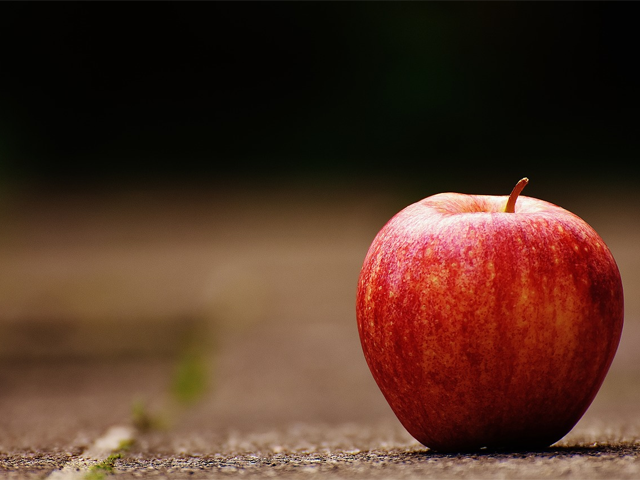
#> input picture data/apple.png, 640 x 480 px
$ python 5_2n.py
#> lines starting #> are read from the running program, lines starting #| are printed output that depends on the picture
#!/usr/bin/env python
import cv2
import numpy as np

file = 'data/apple.png'
win_name = 'CastTest'
types = {
    'uint8': np.uint8,   # as is
    'int8': np.int8,
    'uint16': np.uint16,
    'float32': np.float32
}

src = cv2.imread(file)
#> src is the input picture: shape (480, 640, 3); mean B, G, R 37, 51, 81.3
cv2.namedWindow(win_name)

for type, val in types.items():
    dst = src.astype(val)
    # 表現範囲外はクリッピングされるので、255*255 でも赤と解釈される (uint16対策)
    cv2.putText(dst, type, (20, 50),  cv2.FONT_HERSHEY_SIMPLEX, 1, (0, 0, 255*255))
    cv2.imshow(win_name, dst)
    cv2.waitKey()
#> this loop made 4 passes
#> pass 1, `cv2.imshow(win_name, dst)`:
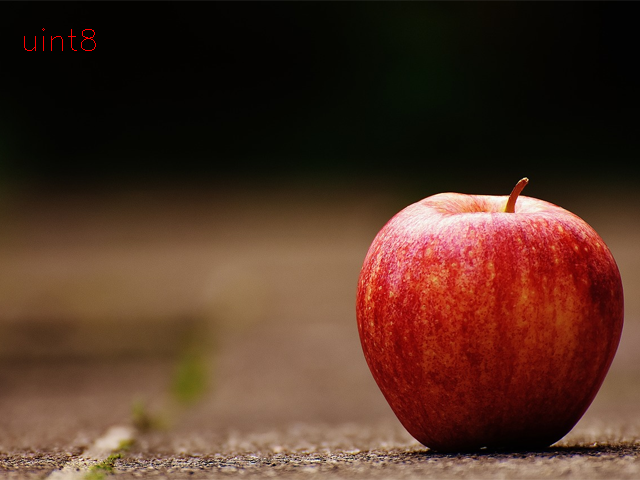
#> window 'CastTest': shape (480, 640, 3); mean B, G, R 37, 51, 81.5
#> pass 2, `cv2.imshow(win_name, dst)`:
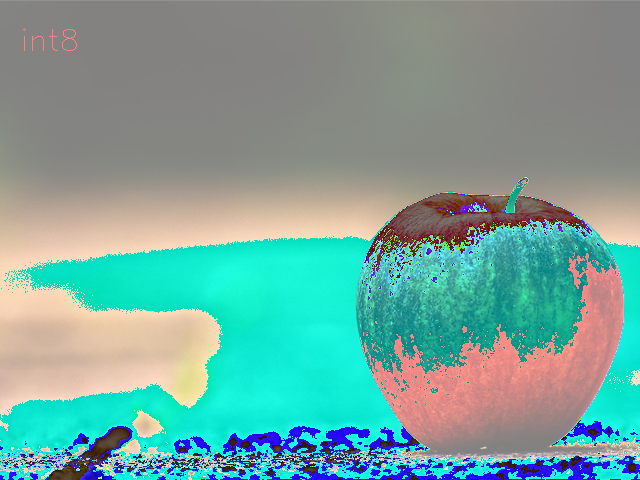
#> window 'CastTest': shape (480, 640, 3) int8; mean B, G, R 28, 35.2, -8.6; drawn with min black and max white
#> after the loop:
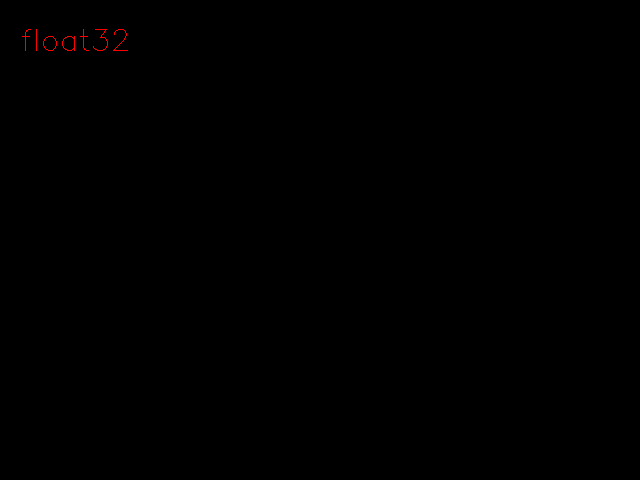
#> dst: shape (480, 640, 3) float32; mean B, G, R 37, 51, 137; drawn with min black and max white

cv2.destroyWindow(win_name)


# おまけ。cv2.NORM_ 定数とその値のリスト
for k, v in cv2.__dict__.items():
    if k.startswith('NORM_'):
       print('{:20s} {:d}'.format(k, v))
#> this loop made 2837 passes
#> k on passes 2, 4, 5: '__doc__', '__loader__', '__spec__'
#| NORM_HAMMING         6
#| NORM_HAMMING2        7
#| NORM_INF             1
#| NORM_L1              2
#| NORM_L2              4
#| NORM_L2SQR           5
#| NORM_MINMAX          32
#| NORM_RELATIVE        8
#> (further printed lines are left out)
